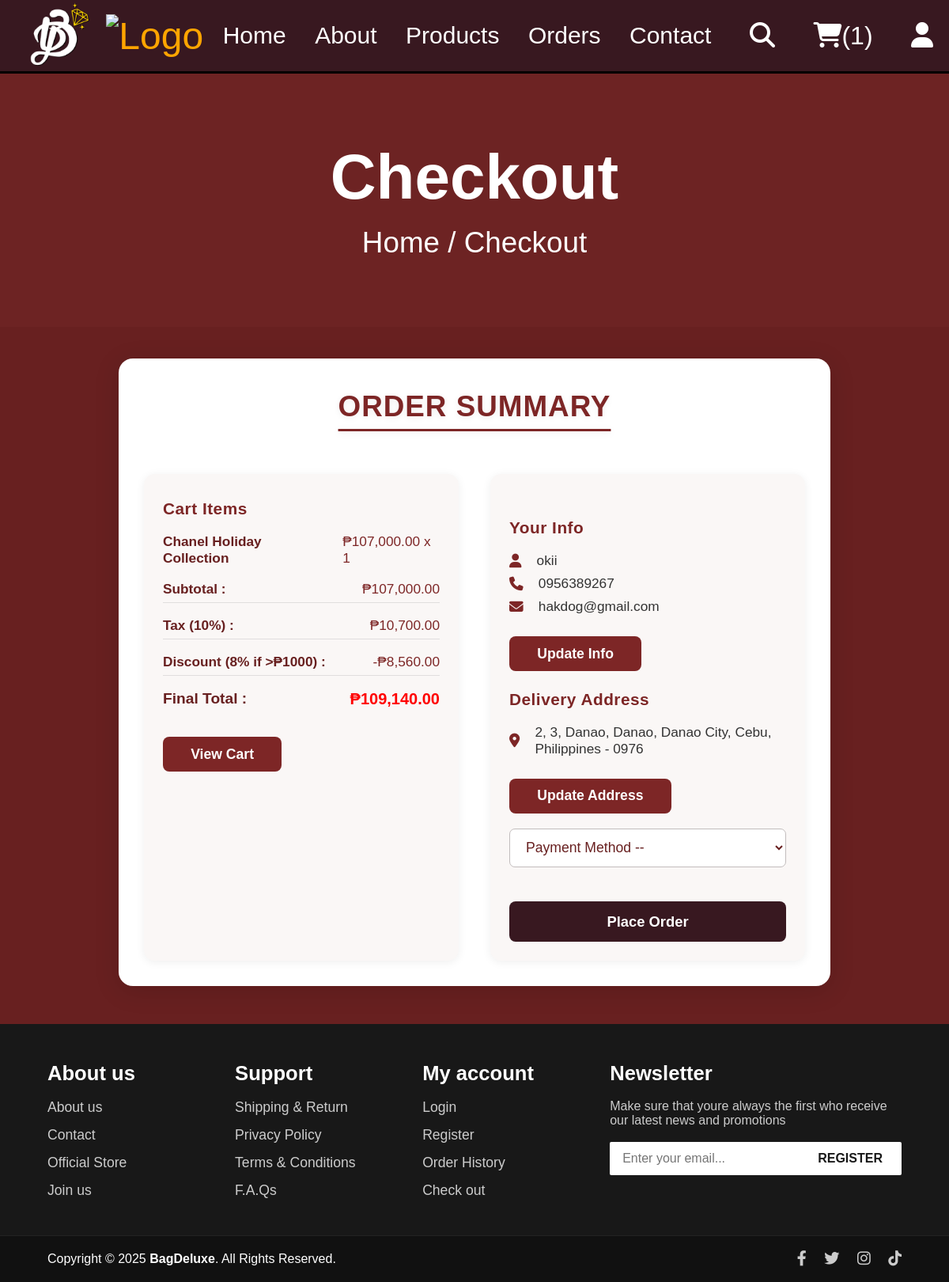
The app's page /checkout.php (signed in) with its own data.
### tables this page shows
CREATE TABLE `cart` (
  `id` int(100) NOT NULL,
  `user_id` int(100) NOT NULL,
  `pid` int(100) NOT NULL,
  `name` varchar(100) NOT NULL,
  `price` int(10) NOT NULL,
  `quantity` int(10) NOT NULL,
  `image` varchar(100) NOT NULL
);

CREATE TABLE `users` (
  `id` int(100) NOT NULL,
  `name` varchar(20) NOT NULL,
  `profile_picture` varchar(255) DEFAULT NULL,
  `email` varchar(50) NOT NULL,
  `number` varchar(10) NOT NULL,
  `password` varchar(50) NOT NULL,
  `address` varchar(500) NOT NULL,
  `admin_id` int(11) DEFAULT NULL
);

### checkout.php (the view, shortened to what this page needs)
<?php
include 'components/connect.php';
?>
<!DOCTYPE html>
<html lang="en">
<head>
   <link rel="stylesheet" href="https://cdnjs.cloudflare.com/ajax/libs/font-awesome/6.1.1/css/all.min.css">
   <link rel="stylesheet" href="css/style.css">
</head>
<body>
<?php include 'components/user_header.php'; ?>
<div class="heading">
   <h3>Checkout</h3>
   <p><a href="home.php">Home</a> <span> / Checkout</span></p>
</div>
<section class="checkout">
   <h1 class="title">Order Summary</h1>
   <form action="" method="post">
      <div class="cart-items">
         <h3>Cart Items</h3>
         <?php
            $subtotal = 0;
            $select_cart = $conn->prepare("SELECT * FROM `cart` WHERE user_id = ?");
            $select_cart->execute([$user_id]);
            if($select_cart->rowCount() > 0){
               while($fetch_cart = $select_cart->fetch(PDO::FETCH_ASSOC)){
                  $subtotal += ($fetch_cart['price'] * $fetch_cart['quantity']);
         ?>
         <p><span class="name"><?= $fetch_cart['name']; ?></span><span class="price">₱<?= number_format($fetch_cart['price'], 2); ?> x <?= $fetch_cart['quantity']; ?></span></p>
         <?php
               }
            }else{
               echo '<p class="empty">Your cart is empty!</p>';
            }
         ?>
         <?php
            $tax = $subtotal * 0.10;
            $discount = ($subtotal > 1000) ? $subtotal * 0.08 : 0;
            $final_total = ($subtotal + $tax) - $discount;
         ?>
         <p class="subtotal"><span class="name">Subtotal :</span><span class="price">₱<?= number_format($subtotal, 2); ?></span></p>
         <p class="tax"><span class="name">Tax (10%) :</span><span class="price">₱<?= number_format($tax, 2); ?></span></p>
         <p class="discount"><span class="name">Discount (8% if >₱1000) :</span><span class="price">-₱<?= number_format($discount, 2); ?></span></p>
         <p class="grand-total"><span class="name">Final Total :</span><span class="price" style="font-size: 20px; font-weight: bold; color: red;">₱<?= number_format($final_total, 2); ?></span></p>
         <a href="cart.php" class="btn">View Cart</a>
      </div>
      <div class="user-info">
         <h3>Your Info</h3>
         <p><i class="fas fa-user"></i><span><?= $fetch_profile['name'] ?></span></p>
         <p><i class="fas fa-phone"></i><span><?= $fetch_profile['number'] ?></span></p>
         <p><i class="fas fa-envelope"></i><span><?= $fetch_profile['email'] ?></span></p>
         <a href="update_profile.php" class="btn">Update Info</a>
         <h3>Delivery Address</h3>
         <p><i class="fas fa-map-marker-alt"></i><span><?= !empty($fetch_profile['address']) ? $fetch_profile['address'] : 'Please enter your address'; ?></span></p>
         <a href="update_address.php" class="btn">Update Address</a>
         <select name="method" class="box" required>
            <option value="" disabled selected>Payment Method --</option>
         </select>
         <input type="submit" value="Place Order" class="btn" style="width:100%; background:var(--red); color:var(--white);" name="submit">
      </div>
   </form>
</section>
<?php include 'components/footer.php'; ?>
</body>
</html>

### css/style.css (style rules this page uses)
:root { --yellow:#5a1e2d; --red:#381820; --white:#ffffff; --black:#805858; --light-color:#777; --border:.2rem solid black; }
* { font-family: 'Poppins', sans-serif; margin:0; padding:0; box-sizing: border-box; outline: none; border: none; text-decoration: none; }
body { background: #682020; }
.title { text-align: center; margin-bottom: 2.5rem; font-size: 4rem; color:var(--black); text-transform: uppercase; text-decoration: underline; text-underline-offset: 1rem; }
.heading { display: flex; align-items: center; justify-content: center; gap:1rem; flex-flow: column; background-color: #6d2323; min-height: 20rem; }
.heading h3 { font-size: 5rem; color:white; text-transform: capitalize; }
.heading p { font-size: 2.3rem; color:white; }
.heading p a { color: white; }
.btn, .delete-btn { margin-top: 1rem; display: inline-block; font-size: 2rem; padding:1rem 3rem; cursor: pointer; text-transform: capitalize; transition: .2s linear; }
.btn { background-color: var(--yellow); color:white; }
.checkout { max-width: 900px; margin: 2.5rem auto 3rem auto; background: #fff; border-radius: 18px; box-shadow: 0 6px 32px #0002; padding: 2.5rem 2rem 2rem 2rem; display: flex; flex-direction: column; gap: 2.5rem; }
.checkout .title { color: #7d2626; font-size: 2.3rem; font-weight: 800; margin-bottom: 1.5rem; text-align: center; letter-spacing: 1px; text-shadow: 0 2px 8px #0001; }
.checkout form { display: flex; flex-wrap: wrap; gap: 2.5rem; justify-content: space-between; }
.checkout .cart-items, .checkout .user-info { background: #faf7f6; border-radius: 14px; box-shadow: 0 2px 12px #0001; padding: 2rem 1.5rem 1.5rem 1.5rem; flex: 1 1 340px; min-width: 320px; max-width: 420px; margin: 0 auto; }
.checkout .cart-items h3, .checkout .user-info h3 { color: #7d2626; font-size: 1.3rem; font-weight: 700; margin-bottom: 1.2rem; letter-spacing: 0.5px; }
.checkout .cart-items p, .checkout .user-info p { display: flex; align-items: center; gap: 0.7rem; font-size: 1.08rem; margin: 0.5rem 0; color: #333; }
.checkout .cart-items .name { font-weight: 600; color: #682020; margin-right: 0.5rem; }
.checkout .cart-items .price { margin-left: auto; font-weight: 500; color: #7d2626; }
.checkout .cart-items .subtotal, .checkout .cart-items .tax, .checkout .cart-items .discount, .checkout .cart-items .grand-total { display: flex; justify-content: space-between; font-size: 1.08rem; margin: 0.7rem 0; padding: 0.4rem 0; border-bottom: 1px solid #e0dede; }
.checkout .cart-items .grand-total { font-size: 1.2rem; font-weight: bold; color: #e53935; border-bottom: none; }
.checkout .cart-items .grand-total .price { font-size: 1.2rem; color: #e53935; }
.checkout .cart-items .btn, .checkout .user-info .btn { display: inline-block; margin-top: 1.2rem; background: #7d2626; color: #fff; border-radius: 8px; padding: 0.7rem 2.2rem; font-size: 1.1rem; font-weight: 600; transition: background 0.2s; border: none; text-decoration: none; text-align: center; }
.checkout .user-info h3 { margin-top: 1.5rem; }
.checkout .user-info p i { color: #7d2626; font-size: 1.1rem; margin-right: 0.5rem; }
.checkout .user-info select.box { width: 100%; padding: 0.8rem 1rem; border-radius: 7px; border: 1.5px solid #c2bdbd; font-size: 1.1rem; margin: 1.2rem 0 1.5rem 0; background: #fff; color: #682020; outline: none; transition: border 0.2s; }
.checkout .user-info input[type="submit"].btn { width: 100%; background: #e53935; color: #fff; font-size: 1.15rem; font-weight: 700; margin-top: 1.2rem; border-radius: 8px; padding: 0.9rem 0; border: none; transition: background 0.2s; }

### records on screen
cart: name "Chanel Holiday Collection", price "107,000.00", quantity "1"
users: name "okii", number "0956389267", email "hakdog@gmail.com", address "2, 3, Danao, Danao, Danao City, Cebu, Philippines - 0976"

### other values on screen
$total_cart_items "1"
$subtotal "107,000.00"
$tax "10,700.00"
$discount "8,560.00"
$final_total "109,140.00"
